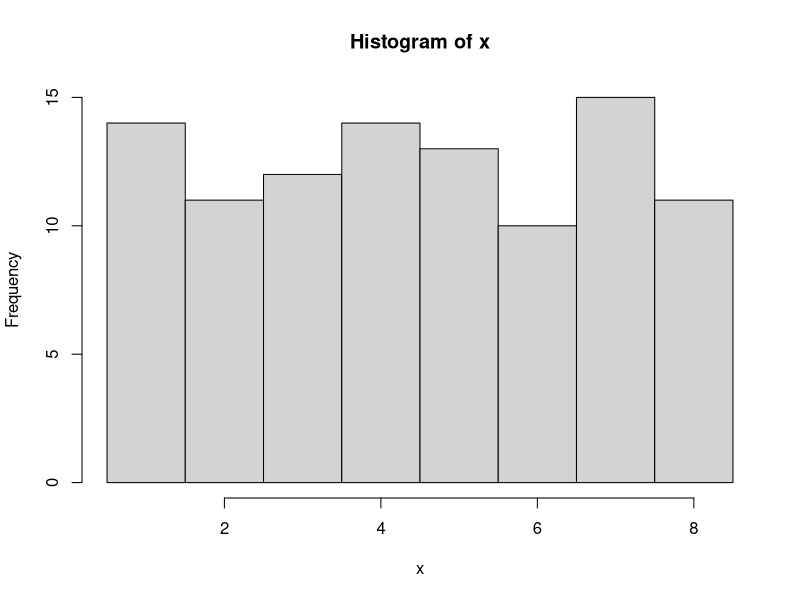
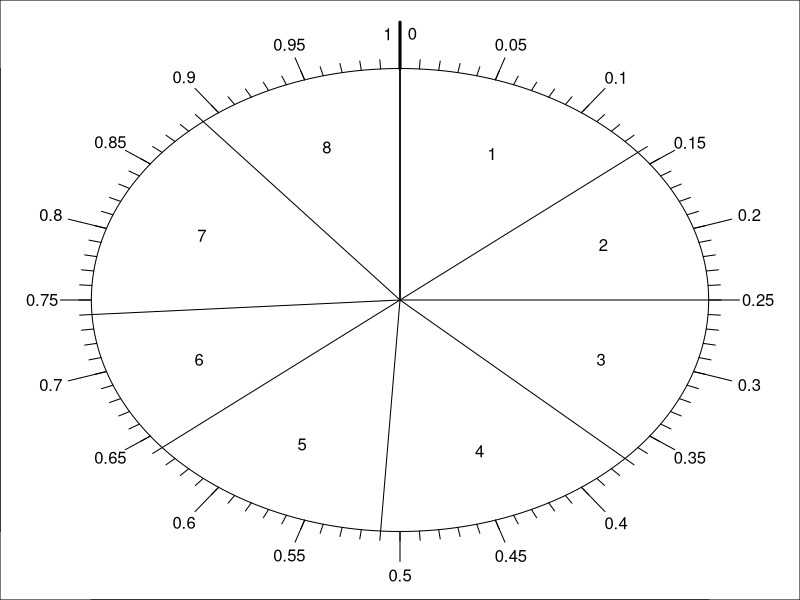

These charts were generated, in order, by the following R code:
## ---- chunk 1
while(T)
  {n = sample(c(20,50,100),1)
    i = 1:n
    type = sample(1:2,1)
    ns = c(6,8)[type]
    x = sample(1:ns,n,T)
    brks = 1:(ns+1)-0.5
    myhist = hist(x,breaks=brks)
    counts = myhist$counts
    if(sum(counts>0)==length(counts)){
      break
    }
}
ps = counts/n
strdie = c("six","eight")[type]

b1 = sample(brks[3:(length(brks)-1)],1)
n1 = sum(x<b1)
b2 = sample(brks[2:(length(brks)-2)],1)
n2 = sum(x>b2)
b3 = sort(sample(brks[2:(length(brks)-1)],2))
c3 = mean(b3)
r3 = (b3[2]-b3[1])/2
n3 = sum(abs(x-c3)<r3)
b4 = sort(sample(brks[2:(length(brks)-1)],2))
c4 = mean(b4)
r4 = (b4[2]-b4[1])/2
n4 = sum(abs(x-c4)>r4)

b5 = sample(brks[3:(length(brks)-1)],1)
n5 = sum(x<b5)
b6 = sample(brks[2:(length(brks)-2)],1)
n6 = sum(x>b6)
b7 = sort(sample(brks[2:(length(brks)-1)],2))
c7 = mean(b7)
r7 = (b7[2]-b7[1])/2
if(r7==round(r7)){
  wrd7 = "integer"
} else {
  wrd7 = "half-integer"
}
n7 = sum(abs(x-c7)<r7)
b8 = sort(sample(brks[2:(length(brks)-1)],2))
c8 = mean(b8)
r8 = (b8[2]-b8[1])/2
if(r8==round(r8)){
  wrd8 = "integer"
} else {
  wrd8 = "half-integer"
}
n8 = sum(abs(x-c8)>r8)
## ---- chunk 2
size = 1.2
ps = counts/n
cp = cumsum(c(0,ps,1))
mids = (cp[2:(ns+1)]+cp[1:ns])/2
par(mar=c(0,0,0,0))
plot(0,0,type="n",xlim=c(-size,size),ylim=c(-size,size))
th = seq(0,2*pi,length.out=1000)
lines(sin(th),cos(th))
for(a in cp){
  lines(c(0,sin(a*2*pi)),c(0,cos(a*2*pi)))
}
for(a in seq(0.1,0.9,0.1)){
  lines(c(sin(a*2*pi),1.13*sin(a*2*pi)),c(cos(a*2*pi),1.13*cos(a*2*pi)))
  text(1.19*sin(a*2*pi),1.19*cos(a*2*pi),a)
}
for(a in seq(0.05,0.95,0.1)){
  lines(c(sin(a*2*pi),1.10*sin(a*2*pi)),c(cos(a*2*pi),1.10*cos(a*2*pi)))
  text(1.16*sin(a*2*pi),1.16*cos(a*2*pi),a)
}
for(a in seq(0.01,0.99,0.01)){
  lines(c(sin(a*2*pi),1.04*sin(a*2*pi)),c(cos(a*2*pi),1.04*cos(a*2*pi)))
}
for(i in 1:ns){
  a = mids[i]
  text(0.7*sin(a*2*pi),0.7*cos(a*2*pi),(1:n)[i])
}
lines(c(0,0),c(1,size),lwd=3)
text(0.04,1.15,0)
text(-0.04,1.15,1)
